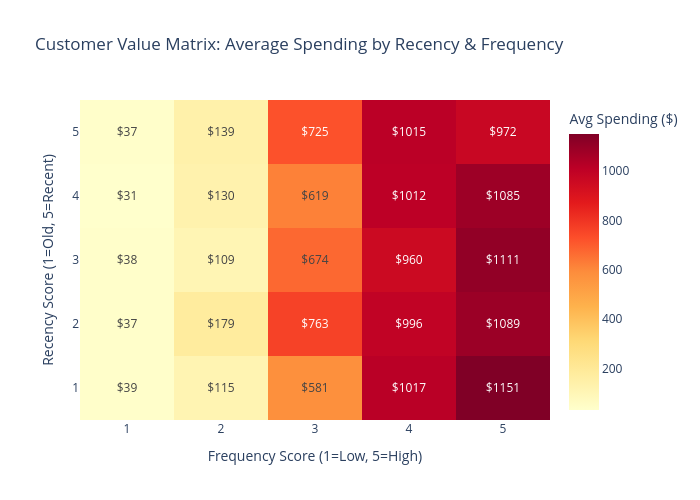

Notebook code cell kept with this figure:
### Code cell
# Heatmap: Average monetary value by Recency and Frequency scores
pivot_data = df.pivot_table(values='M', index='R_Score', columns='F_Score', aggfunc='mean')

fig = go.Figure(data=go.Heatmap(
    z=pivot_data.values,
    x=pivot_data.columns,
    y=pivot_data.index,
    colorscale='YlOrRd',
    text=np.round(pivot_data.values, 0),
    texttemplate='$%{text}',
    textfont={"size": 12},
    colorbar=dict(title="Avg Spending ($)")
))

fig.update_layout(
    title='Customer Value Matrix: Average Spending by Recency & Frequency',
    xaxis_title='Frequency Score (1=Low, 5=High)',
    yaxis_title='Recency Score (1=Old, 5=Recent)',
    height=500,
    width=700
)
fig.show()

### Figure 1 — Plotly figure (JSON) as saved in the notebook; plotly's stock layout.template omitted (floating-point values rounded to 4 significant figures)
{"data": [{"colorbar": {"title": {"text": "Avg Spending ($)"}}, "colorscale": [[0.0, "rgb(255,255,204)"], [0.125, "rgb(255,237,160)"], [0.25, "rgb(254,217,118)"], [0.375, "rgb(254,178,76)"], [0.5, "rgb(253,141,60)"], [0.625, "rgb(252,78,42)"], [0.75, "rgb(227,26,28)"], [0.875, "rgb(189,0,38)"], [1.0, "rgb(128,0,38)"]], "text": [[39.0, 115.0, 581.0, 1017.0, 1151.0], [37.0, 179.0, 763.0, 996.0, 1089.0], [38.0, 109.0, 674.0, 960.0, 1111.0], [31.0, 130.0, 619.0, 1012.0, 1085.0], [37.0, 139.0, 725.0, 1015.0, 972.0]], "textfont": {"size": 12}, "texttemplate": "$%{text}", "x": [1, 2, 3, 4, 5], "y": [1, 2, 3, 4, 5], "z": [[39.16, 114.6, 580.8, 1017.0, 1151.0], [37.2, 178.8, 763.0, 995.8, 1089.0], [38.25, 109.3, 674.1, 959.9, 1111.0], [31.46, 129.9, 618.8, 1012.0, 1085.0], [36.71, 139.3, 725.1, 1015.0, 972.1]], "type": "heatmap"}], "layout": {"title": {"text": "Customer Value Matrix: Average Spending by Recency & Frequency"}, "xaxis": {"title": {"text": "Frequency Score (1=Low, 5=High)"}}, "yaxis": {"title": {"text": "Recency Score (1=Old, 5=Recent)"}}, "height": 500, "width": 700}}
